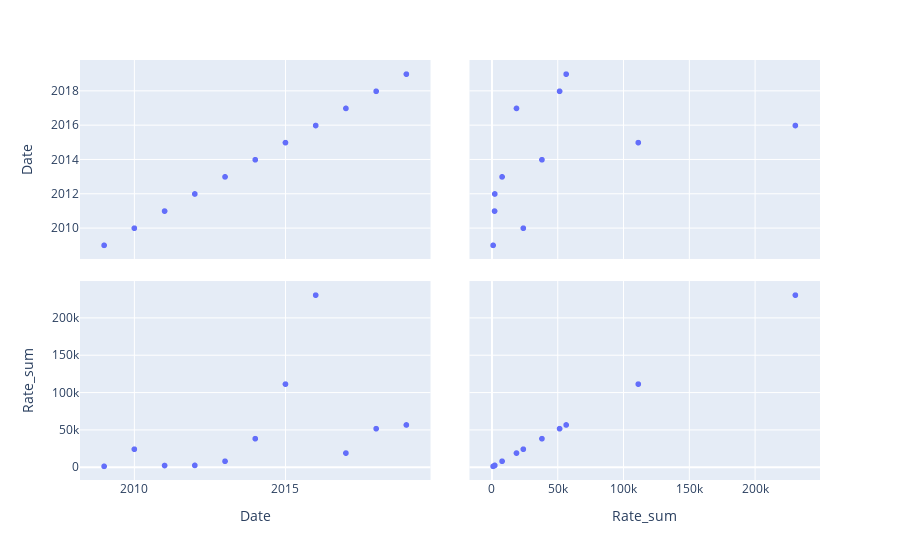

The notebook cell saved with this chart:
### Code cell
fig8 = px.scatter_matrix(totalRate)
fig8

### Figure 1 — Plotly figure (JSON) as saved in the notebook; plotly's stock layout.template omitted (floating-point values rounded to 4 significant figures)
{"data": [{"dimensions": [{"axis": {"matches": true}, "label": "Date", "values": [2009, 2010, 2011, 2012, 2013, 2014, 2015, 2016, 2017, 2018, 2019]}, {"axis": {"matches": true}, "label": "Rate_sum", "values": [1246, 24198, 2330, 2509, 8049, 38350, 111565, 230980, 19004, 51771, 56760]}], "hovertemplate": "%{xaxis.title.text}=%{x}<br>%{yaxis.title.text}=%{y}<extra></extra>", "legendgroup": "", "marker": {"color": "#636efa", "symbol": "circle"}, "name": "", "showlegend": false, "type": "splom"}], "layout": {"dragmode": "select", "legend": {"tracegroupgap": 0}, "margin": {"t": 60}}}
